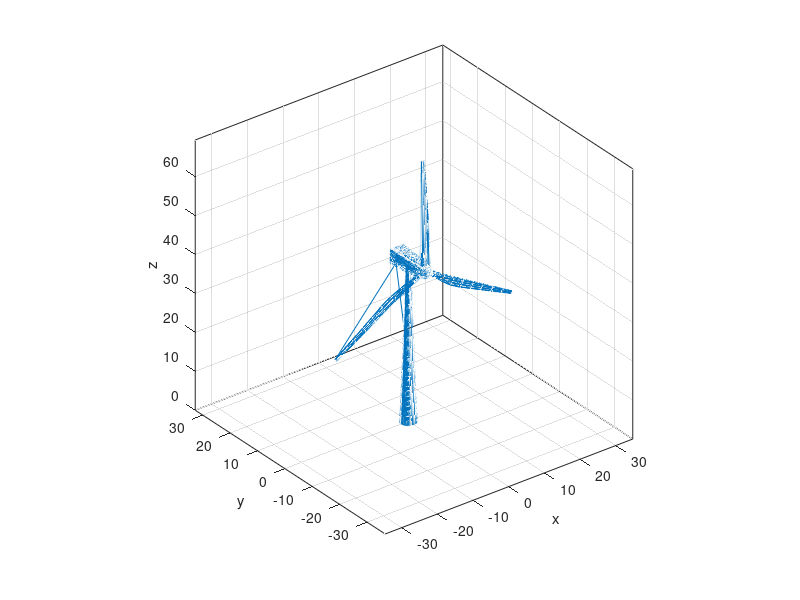

Here is the MATLAB script that generated this plot: (Note: this script raises an error after producing the figure.)
close all
clear all
clc
load('Points10.mat') %All
X=X/10;
Y=Y/10;
Z=Z/10;        
xyz=[X Y Z];
plot3(X,Y,Z);
grid on
box on
axis equal

xlabel('x')
ylabel('y')
zlabel('z')


base_radius = 7;

theta = pi/2;
d_theta = pi/6;

d_z = 1/3;
z = 1;

base_via = [];

while z < 38
    base_via = [base_via; base_radius*cos(theta) base_radius*sin(theta) z];
    z = z + d_z;
    theta = theta + d_theta;
    base_radius = base_radius - 0.025;
end
%base_traj = mstraj(base_via, [1, 1, 1], [], base_via(1,:), 0.2, 1);

blade_radius = 5;
y_offset = -5;
z = 45;
blade_via = [];
theta = pi;
while z < 70
    blade_via = [blade_via; blade_radius*cos(theta) blade_radius*sin(theta)+y_offset z];
    z = z + d_z;
    theta = theta + d_theta;
    blade_radius = blade_radius - 0.015;
end

% translate so origin is the line z=40, x=0
blade_via2 = blade_via - [0 0 40];

blade_via2 = blade_via2*roty(-2*pi/3); % rotate 
blade_via3 = blade_via2*roty(-2*pi/3); % rotate 

blade_via2 = blade_via2 + [0 0 40]; % translate back to normal frame
blade_via3 = blade_via3 + [0 0 40];

hold on
vias = [base_via;blade_via;blade_via2;blade_via3];
traj = mstraj(vias, [1, 1, 1], [], vias(1,:), 0.2, 1);
plot3(traj(:,1), traj(:,2), traj(:,3), '-')



